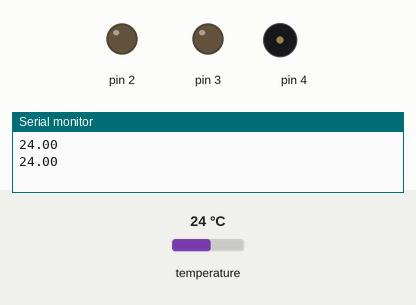
The sketch below on a simulated Arduino Uno, built with avr-gcc and run on an emulated ATmega328P. On the bench: output pins drawn as LEDs (lit = HIGH), buzzer (waves = sounding), the last lines printed to the serial monitor. Inputs (shaded band) come from the test bench; at power-on: temperature 24 °C.

Above: at 3.3 s.
3.4 s: temperature set to 27.2 °C
5.9 s: temperature set to 28.4 °C
At 7.4 s:
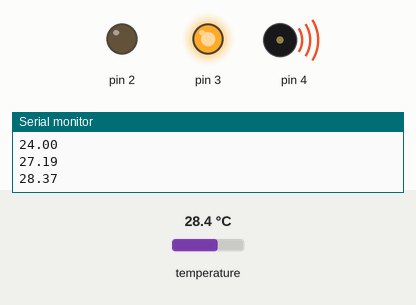
8.4 s: temperature set to 12 °C
At 9.9 s:
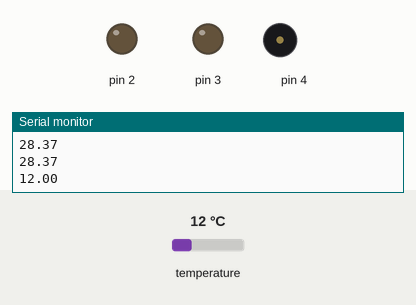
11.1 s: temperature set to 33 °C
At 12.4 s:
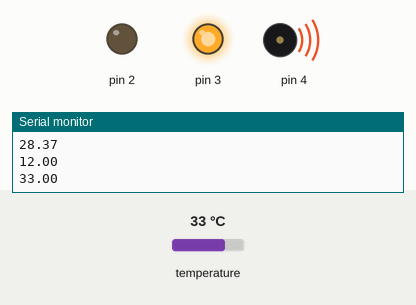
Timing chart, 0 to 14.1 s (numbered marks = the images above; inputs shaded):
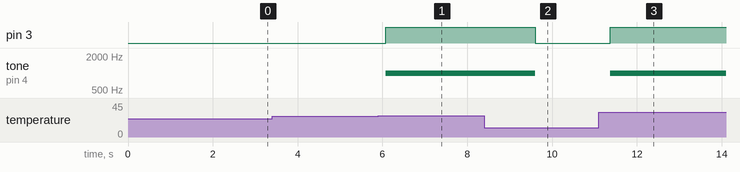

The sketch:

sketch.ino
```cpp
#include <OneWire.h>
#include <DallasTemperature.h>

#define ONE_WIRE_BUS A0  // pino do sensor DS18B20

OneWire oneWire(ONE_WIRE_BUS);
DallasTemperature sensors(&oneWire);

class alertaTemperatura {
  int lf, lq, buz;
public:
  alertaTemperatura(int lf_, int lq_, int buz_) {
    lf = lf_;
    lq = lq_;
    buz = buz_;
  }

  void checar(float temp) {
    if (temp > 28) {
      digitalWrite(lf, LOW);
      digitalWrite(lq, HIGH);
      tone(buz, 1000);
    } else {
      digitalWrite(lf, LOW);
      digitalWrite(lq, LOW);
      noTone(buz);
    }
  }
};

// Criando o objeto do alerta
alertaTemperatura alerta(2, 3, 4);

void setup() {
  pinMode(2, OUTPUT);
  pinMode(3, OUTPUT);
  pinMode(4, OUTPUT);
  Serial.begin(9600);
  sensors.begin();  // inicializa o sensor
}

void loop() {
  sensors.requestTemperatures();  // pede a temperatura ao sensor
  float temp = sensors.getTempCByIndex(0);
  Serial.println(temp);
  alerta.checar(temp);
  delay(1000);
}
```

Measured:
- the behaviour switches between 28 and 28.1 °C on temperature (found by bisection; images 0 and 1)
- after the input at 5.9 s, pin 3: LOW → HIGH after 0.17 s; tone on pin 4: silent → 1000 Hz after 0.17 s
- after the input at 8.4 s, pin 3: HIGH → LOW after 1.2 s; tone on pin 4: 1000 Hz → silent after 1.2 s
- after the input at 11.1 s, pin 3: LOW → HIGH after 0.27 s; tone on pin 4: silent → 1000 Hz after 0.27 s
